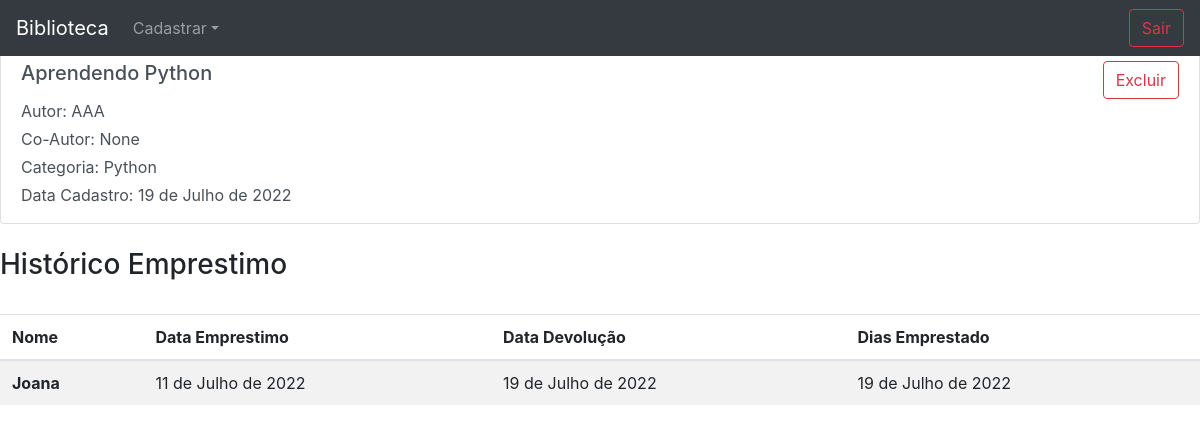
The app's page /ver_livro/1/ (signed in) with its own data.
### livro/models.py (models this page shows, shortened)
class Livro(models.Model):
    nome_livro = models.CharField(max_length=50)
    autor = models.CharField(max_length=50)
    co_autor = models.CharField(max_length=50, blank=True, null=True)
    categoria = models.ForeignKey(Categoria, on_delete=models.DO_NOTHING)
    data_cadastro = models.DateField(default=date.today)
    usuario = models.ForeignKey(Usuario, on_delete=models.DO_NOTHING)

class Categoria(models.Model):
    categoria = models.CharField(max_length=50)
    descricao = models.TextField(blank=True, null=True)
    usuario = models.ForeignKey(Usuario, on_delete=models.DO_NOTHING)
    def __str__ (self):
        return self.categoria

class Emprestimo(models.Model):
    nome_livro = models.ForeignKey(Livro, on_delete=models.DO_NOTHING)
    usuario = models.ForeignKey(Usuario, on_delete=models.DO_NOTHING, blank=True, null=True)
    usuario_anonimo = models.CharField(max_length=50, blank=True, null=True)
    data_emprestimo = models.DateField(blank=True, null=True)
    data_devolucao = models.DateField(blank=True, null=True)
    emprestado = models.BooleanField(default=False)

### livro/views.py (the view)
# urls.py: path('ver_livro/<int:id>/', views.ver_livro, name='ver_livro'),
def ver_livro(request, id):
    if request.session.get('usuario'):
        livro = Livro.objects.get(id = id)
        status = request.GET.get('status')
        if request.session.get('usuario') == livro.usuario.id:
            emprestado = Emprestimo.objects.filter(nome_livro=livro)
            return render(request, 'ver_livro.html', {'livro':livro,
                                                      'status':status,
                                                      'emprestado':emprestado,
                                                      'usuario_logado':request.session.get('usuario'),})
        else:
            return redirect('/home/?status=1')
    else:
        return redirect('/auth/login/')

### livro/templates/ver_livro.html (shortened to what this page needs)
{% extends 'base.html' %}
{% block body %}
    <div class="list-group">
      <a href="#" class="list-group-item list-group-item-action flex-column align-items-start">
          <div class="d-flex w-100 justify-content-between">
              <h5 class="mb-1">{{livro.nome_livro}}</h5>
              <button type="button" class="btn btn-outline-danger my-2 my-sm-0" data-toggle="modal" data-target="#excluir">
                Excluir
              </button>
          </div>
          <p class="mb-1">Autor: {{livro.autor}}</p>
          <p class="mb-1">Co-Autor: {{livro.co_autor}}</p>
          <p class="mb-1">Categoria: {{livro.categoria}}</p>
          <p class="mb-1">Data Cadastro: {{livro.data_cadastro}}</p>
      </a>
    </div>
    <br>
    <table class="table table-striped">
      <h3>Histórico Emprestimo</h3>
      <br>
      <thead>
        <tr>
          <th scope="col">Nome</th>
          <th scope="col">Data Emprestimo</th>
          <th scope="col">Data Devolução</th>
          <th scope="col">Dias Emprestado</th>
        </tr>
      </thead>
      <tbody>
        {%for e in emprestado %}
          <tr>
              {% if e.usuario != None %}
                  <th scope="row">{{e.usuario}}</th>
              {% else %}
                  <th scope="row">{{e.usuario_anonimo}}</th>
              {% endif %}
              <td>{{e.data_emprestimo}}</td>
              <td>{{e.data_devolucao}}</td>
              <td>{{e.data_devolucao}}</td>
          </tr>
        {%  endfor%}
      </tbody>
    </table>
{% endblock %}

### records on screen
Livro: nome_livro "Aprendendo Python", autor "AAA", co_autor "None", categoria "Python", data_cadastro "19 de Julho de 2022"
Emprestimo: usuario_anonimo "Joana", data_emprestimo "11 de Julho de 2022", data_devolucao "19 de Julho de 2022"
